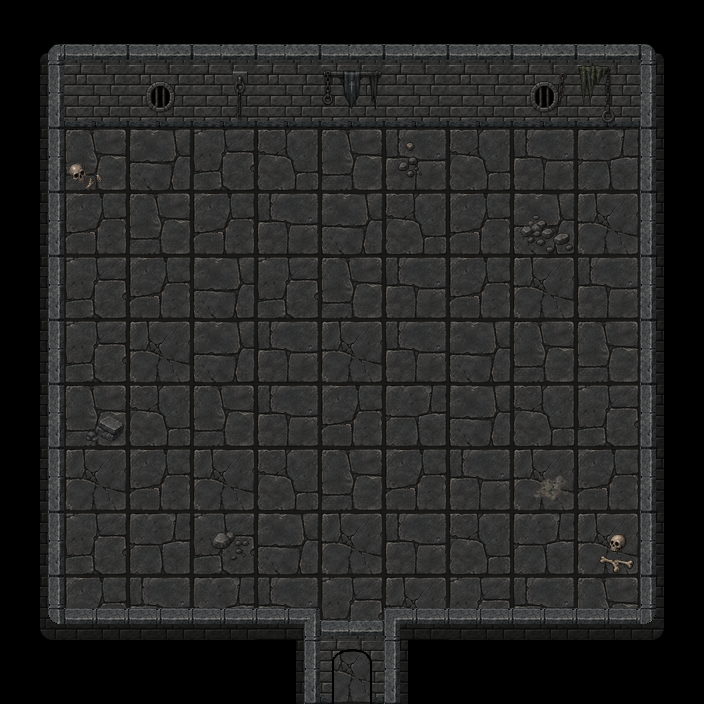

This is a level from a 2D game, rendered from its Tiled map with the project's own tilesets. A one-line summary and the complete map file follow:
An orthogonal 11x11 tile map with 64x64 px tiles, 6 tile layers (Ground, GroundDetails_01, WallsBack, WallsFront, ...), 3 tilesets and 16 objects (4x shadow_step_trial_eye, 3x shadow_step_trial_seal, exit_south, trial_door, shadow_step_trial_return, ...).

<map version="1.10" tiledversion="1.12.2" orientation="orthogonal" renderorder="right-down" width="11" height="11" tilewidth="64" tileheight="64" infinite="0" nextlayerid="11" nextobjectid="30">
 <tileset firstgid="1" source="../../act3_floor_64.tsx" />
 <tileset firstgid="9" source="../../my_tiles_textured.tsx" />
 <tileset firstgid="117" source="../../items.tsx" />
 <layer id="1" name="Ground" width="11" height="11">
  <data encoding="csv">
0,0,0,0,0,0,0,0,0,0,0,
0,8,5,5,5,4,2,7,2,1,0,
0,6,2,1,3,6,4,3,4,7,0,
0,5,6,5,4,2,3,5,2,8,0,
0,1,5,2,1,6,4,5,8,4,0,
0,1,8,2,4,8,4,2,6,6,0,
0,6,3,6,4,5,7,2,3,1,0,
0,8,5,8,3,6,5,4,8,5,0,
0,1,7,1,2,8,4,3,7,8,0,
0,5,4,7,4,1,8,1,4,6,0,
0,0,0,0,0,8,0,0,0,0,0
</data>
 </layer>
 <layer id="4" name="GroundDetails_01" width="11" height="11">
  <data encoding="csv">
0,0,0,0,0,0,0,0,0,0,0,
0,0,0,0,0,0,0,0,0,0,0,
0,212,0,0,0,0,155,0,0,0,0,
0,0,0,0,0,0,0,0,144,0,0,
0,0,0,0,0,0,0,0,0,0,0,
0,0,0,0,0,0,0,0,0,0,0,
0,211,0,0,0,0,0,0,0,0,0,
0,0,0,0,0,0,0,0,215,0,0,
0,0,0,156,0,0,0,0,0,154,0,
0,0,199,0,0,0,0,0,0,0,0,
0,0,0,0,0,0,0,0,0,0,0
</data>
 </layer>
 <layer id="2" name="WallsBack" width="11" height="11">
  <data encoding="csv">
9,10,10,10,10,10,10,10,10,10,11,
18,19,19,19,19,19,19,19,19,19,20,
18,0,0,0,0,0,0,0,0,0,20,
18,0,0,0,0,0,0,0,0,0,20,
18,0,0,0,0,0,0,0,0,0,20,
18,0,0,0,0,0,0,0,0,0,20,
18,0,0,0,0,0,0,0,0,0,20,
18,0,0,0,0,0,0,0,0,0,20,
18,0,0,0,0,0,0,0,0,0,20,
0,0,0,0,0,0,0,0,0,0,0,
0,0,0,0,0,0,0,0,0,0,0
</data>
 </layer>
 <layer id="3" name="WallsFront" width="11" height="11">
  <data encoding="csv">
0,0,0,0,0,0,0,0,0,0,0,
0,0,0,0,0,0,0,0,0,0,0,
0,0,0,0,0,0,0,0,0,0,0,
0,0,0,0,0,0,0,0,0,0,0,
0,0,0,0,0,0,0,0,0,0,0,
0,0,0,0,0,0,0,0,0,0,0,
0,0,0,0,0,0,0,0,0,0,0,
0,0,0,0,0,0,0,0,0,0,0,
0,0,0,0,0,0,0,0,0,0,0,
57,39,39,39,98,10,97,39,39,39,55,
0,0,0,0,18,79,20,0,0,0,0
</data>
 </layer>
 <layer id="6" name="DecorBack_02" width="11" height="11">
  <data encoding="csv">
0,0,0,0,0,0,0,0,0,0,0,
0,0,0,206,0,0,0,0,204,203,0,
0,0,0,0,0,0,0,0,0,0,0,
0,0,0,0,0,0,0,0,0,0,0,
0,0,0,0,0,0,0,0,0,0,0,
0,0,0,0,0,0,0,0,0,0,0,
0,0,0,0,0,0,0,0,0,0,0,
0,0,0,0,0,0,0,0,0,0,0,
0,0,0,0,0,0,0,0,0,0,0,
0,0,0,0,0,0,0,0,0,0,0,
0,0,0,0,0,0,0,0,0,0,0
</data>
 </layer>
 <layer id="5" name="DecorBack_01" width="11" height="11">
  <data encoding="csv">
0,0,0,0,0,0,0,0,0,0,0,
0,0,130,0,0,191,0,0,130,180,0,
0,0,0,0,0,0,0,0,0,0,0,
0,0,0,0,0,0,0,0,0,0,0,
0,0,0,0,0,0,0,0,0,0,0,
0,0,0,0,0,0,0,0,0,0,0,
0,0,0,0,0,0,0,0,0,0,0,
0,0,0,0,0,0,0,0,0,0,0,
0,0,0,0,0,0,0,0,0,0,0,
0,0,0,0,0,0,0,0,0,0,0,
0,0,0,0,0,0,0,0,0,0,0
</data>
 </layer>
 <objectgroup id="7" name="Connectors">
  <object id="1" name="exit_south" x="352.667" y="690">
   <point />
  </object>
  <object id="29" name="trial_door" x="356.913" y="693.109">
   <point />
  </object>
 </objectgroup>
 <objectgroup id="8" name="Blocked">
  <object id="2" x="20" y="64" width="674" height="47.3333" />
  <object id="4" x="15.3333" y="15.3333" width="32" height="668.667" />
  <object id="7" x="654.667" y="25.3333" width="35.3333" height="668" />
  <object id="10" x="398" y="656.667" width="282" height="30.6667" />
  <object id="11" x="26" y="657.333" width="274" height="28.6667" />
 </objectgroup>
 <objectgroup id="9" name="Barriers" />
 <objectgroup id="10" name="Entities">
  <object id="13" name="shadow_step_trial_return" x="352.432" y="611.727">
   <point />
  </object>
  <object id="14" name="shadow_step_trial_eye" x="223.333" y="418">
   <properties>
    <property name="direction" value="west" />
    <property name="eye_id" value="4" />
   </properties>
   <point />
  </object>
  <object id="15" name="shadow_step_trial_eye" x="542" y="490">
   <properties>
    <property name="direction" value="east" />
    <property name="eye_id" value="3" />
   </properties>
   <point />
  </object>
  <object id="16" name="shadow_step_trial_eye" x="484" y="230.667">
   <properties>
    <property name="direction" value="east" />
    <property name="eye_id" value="2" />
   </properties>
   <point />
  </object>
  <object id="18" name="shadow_step_trial_eye" x="160.667" y="226">
   <properties>
    <property name="direction" value="north" />
    <property name="eye_id" value="1" />
   </properties>
   <point />
  </object>
  <object id="23" name="shadow_step_trial_seal" x="164.667" y="357.333">
   <properties>
    <property name="seal_id" type="int" value="3" />
   </properties>
   <point />
  </object>
  <object id="24" name="shadow_step_trial_seal" x="351.333" y="164">
   <properties>
    <property name="seal_id" type="int" value="2" />
   </properties>
   <point />
  </object>
  <object id="25" name="shadow_step_trial_seal" x="610" y="293.333">
   <properties>
    <property name="seal_id" type="int" value="1" />
   </properties>
   <point />
  </object>
  <object id="26" name="shadow_step_trial_final_seal" x="350.667" y="354.667">
   <point />
  </object>
 </objectgroup>
</map>
